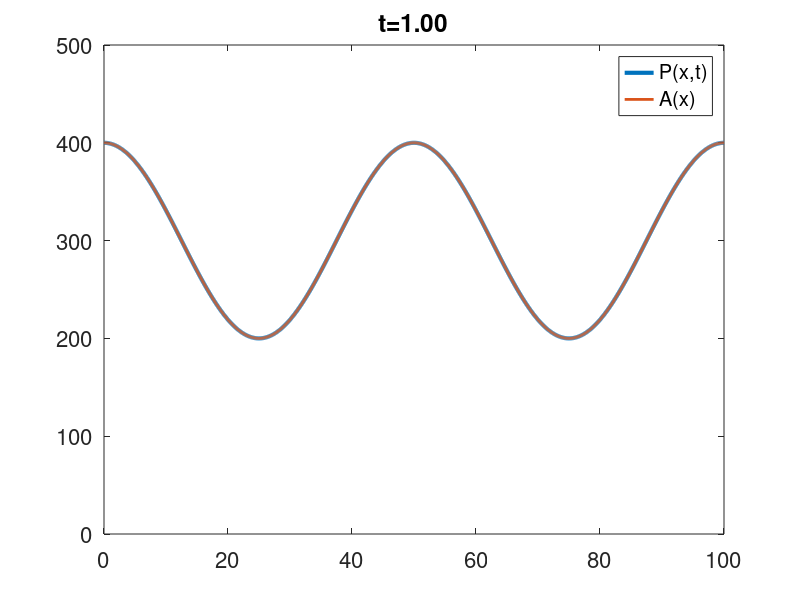

MATLAB code for this plot:
function Problem8
  

k = 0.05;
A = @(x) 300 + 100*cos(2*pi*x/50);
P0 = @(x) 100 + 50*sin(2*pi*x/50);
x = linspace(0,100,2000)';

f = @(t,y) k*y.*(A(x) - y);

sol = ode45(f,[0,1],P0(x));

num_times = 50;
ts = linspace(min(sol.x),max(sol.x),num_times);

for kk = 1:num_times
  t = ts(kk);
  P = interp1(sol.x,sol.y',t);
  plot(x,P,'linewidth',3)
  hold on
  plot(x,A(x),'linewidth',2)
  hold off
  title(sprintf('t=%1.2f',t),'fontsize',20)
  ylim([0,500])
  set(gca,'fontsize',16)  
  legend('P(x,t)','A(x)')
  pause(0.01)

end